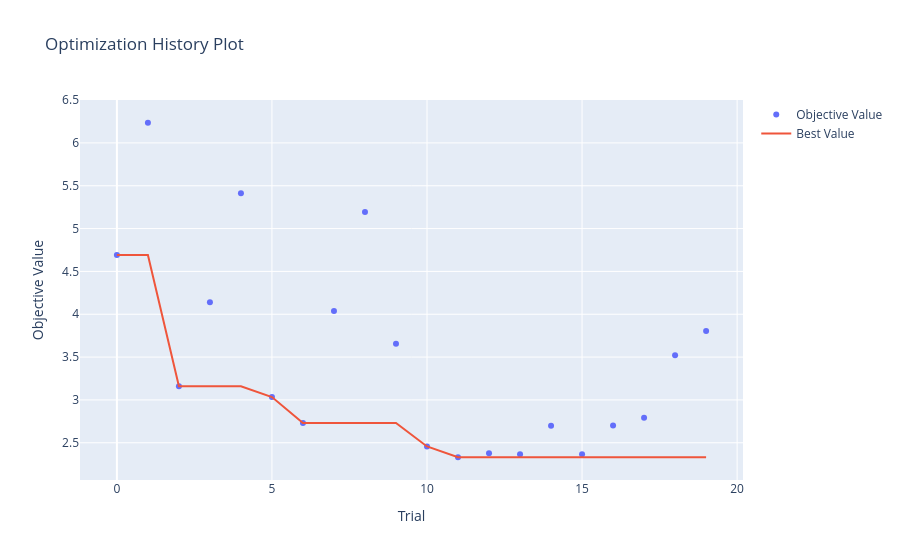

Write notebook code for a chart like this one.
### Code cell
# CO2 no lags

study = optuna.load_study(
    study_name="30_07_XX_XX_MLP_NY_CO2",
    storage="sqlite:///optuna_studies.db"
)

opt_history = plot_optimization_history(study)
opt_history.show()

### Figure 1 — Plotly figure (JSON) as saved in the notebook; plotly's stock layout.template omitted (floating-point values rounded to 4 significant figures)
{"data": [{"mode": "markers", "name": "Objective Value", "type": "scatter", "x": [0, 1, 2, 3, 4, 5, 6, 7, 8, 9, 10, 11, 12, 13, 14, 15, 16, 17, 18, 19], "y": [4.691, 6.236, 3.16, 4.139, 5.412, 3.033, 2.731, 4.038, 5.194, 3.657, 2.457, 2.331, 2.376, 2.367, 2.7, 2.365, 2.702, 2.792, 3.523, 3.805]}, {"mode": "lines", "name": "Best Value", "type": "scatter", "x": [0, 1, 2, 3, 4, 5, 6, 7, 8, 9, 10, 11, 12, 13, 14, 15, 16, 17, 18, 19], "y": [4.691, 4.691, 3.16, 3.16, 3.16, 3.033, 2.731, 2.731, 2.731, 2.731, 2.457, 2.331, 2.331, 2.331, 2.331, 2.331, 2.331, 2.331, 2.331, 2.331]}, {"marker": {"color": "#cccccc"}, "mode": "markers", "name": "Infeasible Trial", "showlegend": false, "type": "scatter", "x": [], "y": []}], "layout": {"title": {"text": "Optimization History Plot"}, "xaxis": {"title": {"text": "Trial"}}, "yaxis": {"title": {"text": "Objective Value"}}}}
